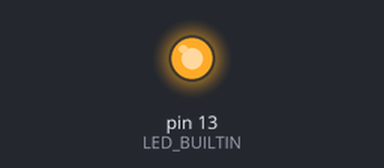
This sketch was run on a simulated Teensy 4. Parts: output pins drawn as LEDs (lit = HIGH). Dashed ring = blinking. What the sketch prints to the serial monitor is not drawn.

Above: at 1.0 s.
At 2.5 s:
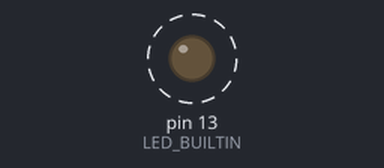
Timing chart, 0 to 4.6 s (numbered marks = the images above):
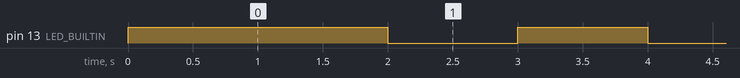

Measured:
- by itself, pin 13 (LED_BUILTIN): alternates HIGH for 1.0 s and LOW for 1.0 s

The sketch:

Blink_IntvTime.ino
```cpp
// https://forum.pjrc.com/threads/54711-Teensy-4-0-First-Beta-Test?p=194174&viewfull=1#post194174

#define HW_SERIAL Serial1 // pin 17 debug Tx only

IntervalTimer ITtest;
volatile uint32_t jj = 0;

void TimeSome() {
  jj++;
//  asm("dsb");
}
char szAlpha[26][65];

elapsedMillis noDelay;
void setup() {
  HW_SERIAL.begin( 115200 );
  HW_SERIAL.print( "  setup() millis=" );
  HW_SERIAL.println( millis() );
  pinMode(LED_BUILTIN, OUTPUT);
  digitalWrite( LED_BUILTIN, HIGH );
  while ( !Serial );
  HW_SERIAL.print( "  Serial millis=" );
  HW_SERIAL.println( millis() );
  Serial.println("\n" __FILE__ " " __DATE__ " " __TIME__);
  for ( int kk = 0; kk < 26; kk++ ) {
    for ( int ll = 0; ll < 64; ll++ )
      szAlpha[kk][ll] = kk + 'A';
    szAlpha[kk][63] = '\n';
    szAlpha[kk][64] = 0;
  }
  szAlpha[25][0] = '\t'; // Push Z's out to see then pass
  delayMicroseconds( 100 );
  ITtest.begin( TimeSome, 2);
  noDelay = 0;
}

bool flip = true;
uint32_t ii = 0, kk;
int cc = 0;
void loop() {
  ii++;
  if ( Serial ) {
    if ( cc == 25 ) {
      Serial.print( szAlpha[cc] );
      cc = 0;
    }
    else {
      Serial.print( szAlpha[cc] );
      cc++;
    }
  }
  if ( noDelay > 1000 ) {
    noDelay -= 1000;
    digitalWrite( LED_BUILTIN, flip );
    flip = !flip;
    HW_SERIAL.print( "ITcnt=" );
    HW_SERIAL.println( jj );
    HW_SERIAL.print( "loop() ii=" );
    HW_SERIAL.print( ii );
    HW_SERIAL.print( "   micros=" );
    HW_SERIAL.println( micros() );
    jj = 0;
    ii = 0;
  }
}
```
